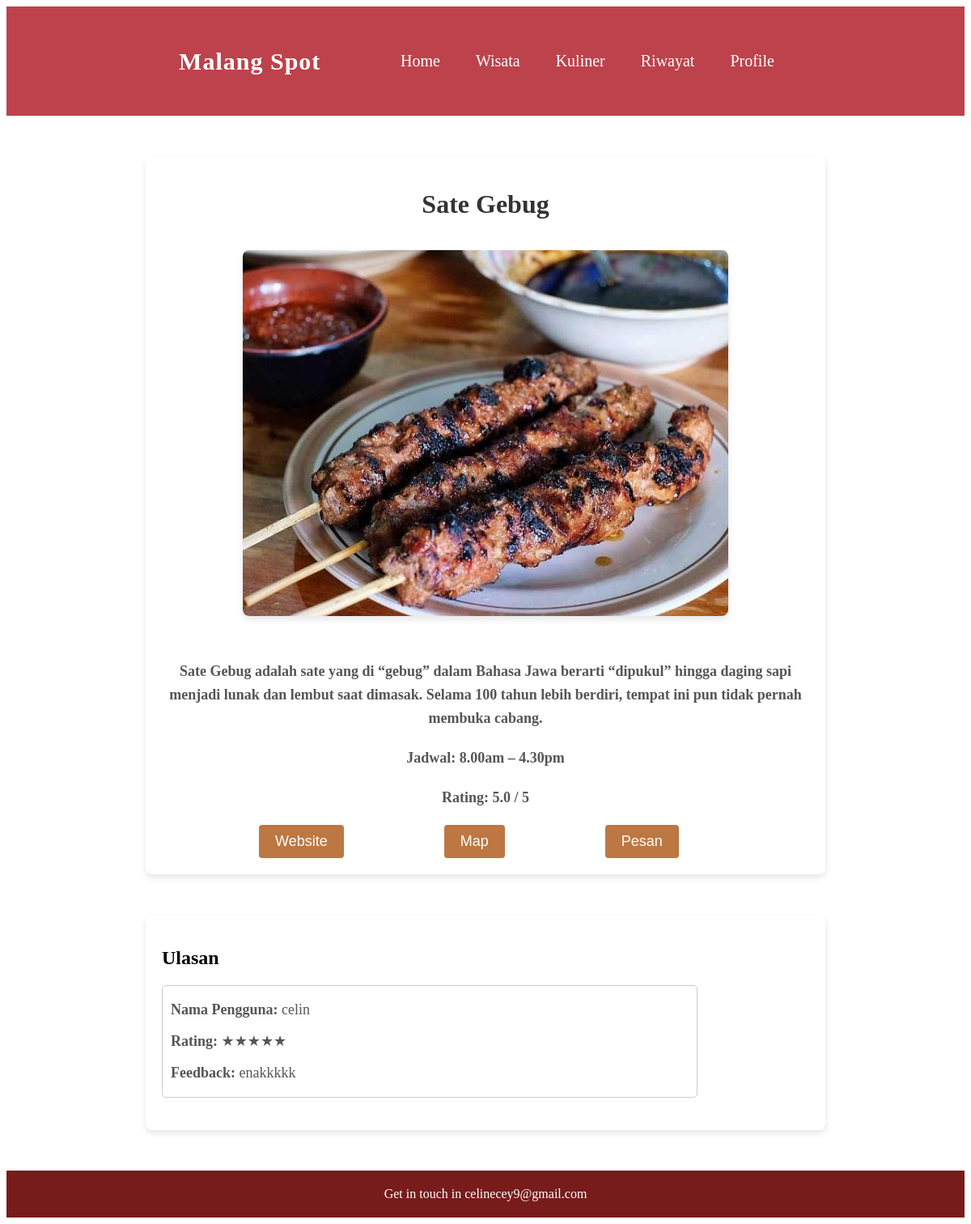
Page /user/kuliner/halaman.php?id=1 on the committed database.
### tables this page shows
CREATE TABLE `kuliner` (
  `nama_kuliner` varchar(225) NOT NULL,
  `IDkuliner` int(11) NOT NULL,
  `deskripsi_kuliner` varchar(225) NOT NULL,
  `website_kuliner` varchar(225) NOT NULL,
  `image` varchar(50) NOT NULL,
  `maps` varchar(50) NOT NULL,
  `jadwal` varchar(50) NOT NULL,
  `harga` decimal(10,3) NOT NULL
);

CREATE TABLE `rating_kuliner` (
  `idrating_kuliner` int(11) NOT NULL,
  `IDtransaksi_kuliner` int(11) NOT NULL,
  `IDkuliner` int(11) NOT NULL,
  `ID` int(11) NOT NULL,
  `rating` int(11) NOT NULL,
  `feedback` text NOT NULL
);

CREATE TABLE `user` (
  `nama` varchar(50) NOT NULL,
  `ID` int(11) NOT NULL,
  `username` varchar(50) NOT NULL,
  `password` varchar(50) NOT NULL,
  `level` varchar(50) NOT NULL
);

### user/kuliner/halaman.php (the view, shortened to what this page needs)
<!DOCTYPE html>
<html lang="en">
<head>
    <link rel="stylesheet" href="halaman.css">
    <link rel="stylesheet" href="https://unpkg.com/boxicon@latest/css/boxicons.min.css">
</head>
<body>
    <header>
        <a href="#" class="logo">Malang Spot</a>
        <ul class="navbar">
            <a href="../index.php">Home</a>
            <a href="/Project UKL/user/wisata/wisata.php">Wisata</a>
            <a href="/Project UKL/user/kuliner/kuliner.php">Kuliner</a>
            <a href="../riwayat.php">Riwayat</a>
            <a href="../profile.php">Profile</a>
        </ul>
    </header>
<?php
if (isset($_GET['id'])) {
    $id = $_GET['id'];
    include '../../koneksi.php';
    $query_mysql = mysqli_query($mysqli, "SELECT * FROM kuliner WHERE IDkuliner='$id'") or die(mysqli_error($mysqli));
    if ($data = mysqli_fetch_array($query_mysql)) {
        $query_rating = mysqli_query($mysqli, "SELECT AVG(rating) as average_rating FROM rating_kuliner WHERE IDtransaksi_kuliner IN (SELECT IDtransaksi_kuliner FROM transaksi_kuliner WHERE IDkuliner='$id')") or die(mysqli_error($mysqli));
        $rating_data = mysqli_fetch_array($query_rating);
        $average_rating = $rating_data['average_rating'];
?>
<div class="container">
    <h1 class="title"><?php echo $data['nama_kuliner']; ?></h1><br>
    <img src="../../admin/kuliner/gambar/<?php echo $data['image']; ?>" alt="<?php echo $data['nama_kuliner']; ?>" width="600"><br><br>
    <p><strong><?php echo $data['deskripsi_kuliner']; ?></strong></p>
    <p><strong>Jadwal: <?php echo $data['jadwal']; ?></strong></p>
    <p><strong>Rating: <?php echo number_format($average_rating, 1); ?> / 5</strong></p>
    <a href="<?php echo $data['website_kuliner']; ?>"><button class="btn-pesan">Website</button></a>
    <a href="<?php echo $data['maps']; ?>"><button class="btn-map">Map</button></a>
    <a href="../transaksi/transaksi_kuliner.php?id=<?php echo $data['IDkuliner']; ?>"><button class="btn-pesan">Pesan</button></a>
</div>
<?php
    } else {
        echo "<p>kuliner tidak ditemukan.</p>";
    }
} else {
    echo "<p>ID kuliner tidak ditemukan.</p>";
}
?>
<div class="container-rating">
<div class="feedback-rating">
        <h2>Ulasan</h2>
        <?php
            $query_feedback = mysqli_query($mysqli, "SELECT rating_kuliner.rating, rating_kuliner.feedback, user.nama FROM rating_kuliner
            INNER JOIN transaksi_kuliner ON rating_kuliner.IDtransaksi_kuliner = transaksi_kuliner.IDtransaksi_kuliner
            INNER JOIN user ON transaksi_kuliner.ID = user.ID WHERE transaksi_kuliner.IDkuliner='$id'") or die(mysqli_error($mysqli));
            if (mysqli_num_rows($query_feedback) > 0) {
                while ($feedback = mysqli_fetch_array($query_feedback)) {
                    echo "<div class='feedback-item'>";
                    echo "<p><strong>Nama Pengguna: </strong>" . $feedback['nama'] . "</p>";
                    echo "<p><strong>Rating: </strong>";
                    for ($i = 1; $i <= 5; $i++) {
                        if ($i <= $feedback['rating']) {
                            echo "★";
                        } else {
                            echo "☆";
                        }
                    }
                    echo "</p>";
                    echo "<p><strong>Feedback: </strong>" . $feedback['feedback'] . "</p>";
                    echo "</div>";
                }
            } else {
                echo "<p>Belum ada feedback dan rating untuk kuliner ini.</p>";
            }
        ?>
    </div>
</div>
<div class="footer">
        <a href="https://mail.google.com/mail/u/0/?tf=cm&fs=1&to=celinecey9@gmail.com">Get in touch in celinecey9@gmail.com </a>
    </div>
</body>
</html>

### user/kuliner/halaman.css (style rules this page uses)
body { background-color: #fff; color: var(--text-color); }
header { position: flex; top: 0; right: 0; width: 64%; z-index: 1000; display: flex; align-items: center; justify-content: space-between; background: transparent; padding: 30px 18%; transition: ease .40s; background-color: #BD424B; text-decoration: none; }
.logo { font-size: 30px; font-weight: 550; letter-spacing: 1px; color: #fff; text-decoration: none; }
.navbar { display: flex; }
.navbar a { color: #fff; font-size: 20px; font-weight: 500; padding: 10px 22px; border-radius: 4px; transition: ease .40s; text-decoration: none; }
.container { max-width: 800px; margin: 50px auto; padding: 20px; background-color: #fff; border-radius: 8px; box-shadow: 0 4px 8px rgba(0, 0, 0, 0.1); }
.container-rating { max-width: 800px; margin: 50px auto; padding: 20px; background-color: #fff; border-radius: 8px; box-shadow: 0 4px 8px rgba(0, 0, 0, 0.1); }
.feedback-item { margin-bottom: 20px; display: flex; flex-direction: column; align-items: flex-start; border: 1px solid #ccc; padding: 10px; border-radius: 5px; width: 80%; height: auto; }
.feedback-item p { margin: 5px 0; }
.title { color: #333; font-size: 32px; text-align: center; margin-bottom: 20px; }
img { display: block; margin: 0 auto; border-radius: 8px; box-shadow: 0 4px 8px rgba(0, 0, 0, 0.1); }
p { color: #555; font-size: 18px; line-height: 1.6; margin-bottom: 20px; text-align: center; }
.btn-pesan, .btn-map { display: inline-block; padding: 10px 20px; background-color: #BD7742; color: #fff; border: none; border-radius: 4px; font-size: 18px; cursor: pointer; transition: background-color 0.3s ease; text-decoration: none; margin-left: 120px; }
.footer { background-color: #781b1b; color: #fff; text-align: center; padding: 20px 0; }
.footer a { text-decoration: none; color: white; }

### rows in the picture
kuliner: nama_kuliner "Sate Gebug", image (picture), deskripsi_kuliner "Sate Gebug adalah sate yang di “gebug” dalam Bahasa Jawa berarti “dipukul” hingga daging sapi menjadi lunak dan lembut saat dimasak. Selama 100 tahun lebih berdiri, tempat ini pun tidak pernah membuka cabang.", jadwal "8.00am – 4.30pm"
rating_kuliner: ID.nama "celin", rating 5 (drawn), feedback "enakkkkk"

### other values in the picture
$average_rating "5.0"
